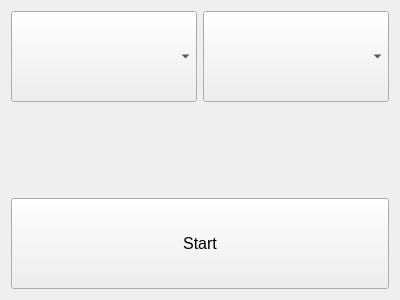
<?xml version="1.0" encoding="UTF-8"?>
<ui version="4.0">
 <class>gameOptions</class>
 <widget class="QWidget" name="gameOptions">
  <property name="geometry">
   <rect>
    <x>0</x>
    <y>0</y>
    <width>400</width>
    <height>300</height>
   </rect>
  </property>
  <property name="windowTitle">
   <string>Form</string>
  </property>
  <layout class="QVBoxLayout" name="verticalLayout_2">
   <item>
    <layout class="QVBoxLayout" name="verticalLayout">
     <item>
      <layout class="QHBoxLayout" name="horizontalLayout" stretch="0,0">
       <item>
        <widget class="QComboBox" name="gameType">
         <property name="sizePolicy">
          <sizepolicy hsizetype="Preferred" vsizetype="Expanding">
           <horstretch>0</horstretch>
           <verstretch>1</verstretch>
          </sizepolicy>
         </property>
         <property name="font">
          <font>
           <pointsize>12</pointsize>
          </font>
         </property>
        </widget>
       </item>
       <item>
        <widget class="QComboBox" name="difficulty">
         <property name="sizePolicy">
          <sizepolicy hsizetype="Preferred" vsizetype="Expanding">
           <horstretch>0</horstretch>
           <verstretch>1</verstretch>
          </sizepolicy>
         </property>
         <property name="font">
          <font>
           <pointsize>12</pointsize>
          </font>
         </property>
        </widget>
       </item>
      </layout>
     </item>
     <item>
      <spacer name="verticalSpacer">
       <property name="orientation">
        <enum>Qt::Vertical</enum>
       </property>
       <property name="sizeHint" stdset="0">
        <size>
         <width>20</width>
         <height>40</height>
        </size>
       </property>
      </spacer>
     </item>
     <item>
      <layout class="QHBoxLayout" name="horizontalLayout_2">
       <property name="spacing">
        <number>5</number>
       </property>
       <item>
        <widget class="QPushButton" name="start">
         <property name="sizePolicy">
          <sizepolicy hsizetype="Minimum" vsizetype="Expanding">
           <horstretch>0</horstretch>
           <verstretch>0</verstretch>
          </sizepolicy>
         </property>
         <property name="font">
          <font>
           <pointsize>12</pointsize>
          </font>
         </property>
         <property name="text">
          <string>Start</string>
         </property>
        </widget>
       </item>
      </layout>
     </item>
    </layout>
   </item>
  </layout>
 </widget>
 <resources/>
 <connections/>
</ui>
